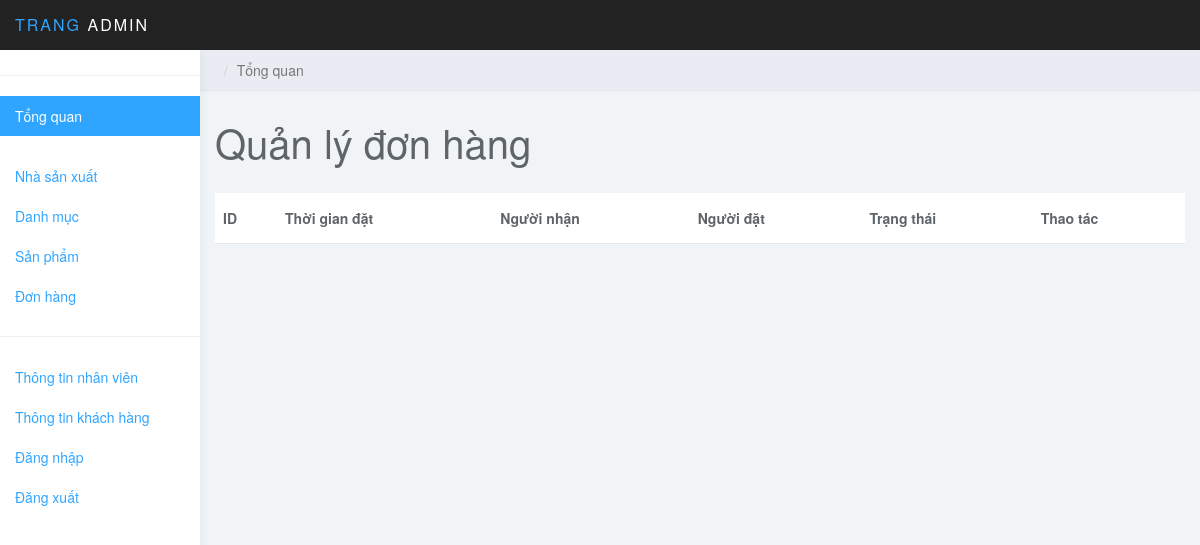
Page /admin/orders/index.php (signed in) on the earlier database version.
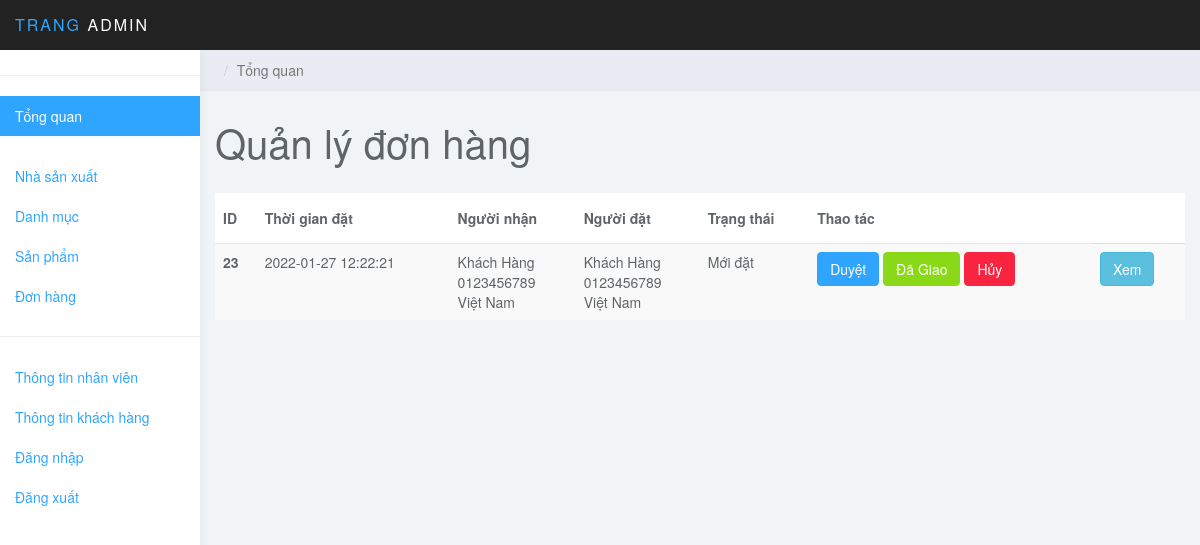
Same page on the later database version.
### tables this page shows
CREATE TABLE `orders` (
  `id` int(11) NOT NULL,
  `customer_id` int(11) NOT NULL,
  `employee_id` int(11) DEFAULT NULL,
  `created_at` timestamp NOT NULL DEFAULT CURRENT_TIMESTAMP ON UPDATE CURRENT_TIMESTAMP,
  `receiver_name` varchar(50) NOT NULL,
  `receiver_phone` varchar(15) NOT NULL,
  `receiver_address` text NOT NULL,
  `status` int(11) NOT NULL,
  `note` text,
  `total_price` float NOT NULL
);

CREATE TABLE `customers` (
  `id` int(11) NOT NULL,
  `name` varchar(50) NOT NULL,
  `phone` varchar(15) NOT NULL,
  `gender` int(11) NOT NULL,
  `address` text NOT NULL,
  `email` varchar(50) NOT NULL,
  `password` varchar(200) NOT NULL,
  `token` varchar(50) DEFAULT NULL
);

CREATE TABLE `order_status` (
  `id` int(11) NOT NULL,
  `name` varchar(20) NOT NULL
);

### admin/orders/index.php (the view, shortened to what this page needs)
<?php
include_once "../header.php";
include_once "../sidebar.php";
?>
<div class="col-sm-9 col-sm-offset-3 col-lg-10 col-lg-offset-2 main">
    <div class="row">
        <ol class="breadcrumb">
            <li class="active">Tổng quan</li>
        </ol>
    </div>
    <div class="row">
        <div class="col-lg-6">
            <h1 class="page-header">Quản lý đơn hàng</h1>
        </div>
    </div>
    <table class="table table-striped">
        <thead>
        <tr>
            <th scope="col">ID</th>
            <th scope="col">Thời gian đặt</th>
            <th>Người nhận</th>
            <th>Người đặt</th>
            <th>Trạng thái</th>
            <th>Thao tác</th>
        </tr>
        </thead>
        <tbody>
        <?php
        include_once "../connect.php";
        $sql = "SELECT orders.*,customers.name,customers.address,customers.phone , order_status.name as status_name FROM orders
        JOIN customers
        ON customers.id = orders.customer_id
        JOIN order_status
        ON order_status.id = orders.status
        ORDER BY orders.id DESC ";
        $row=mysqli_query($connect,$sql);
        foreach ($row as $each) {
        ?>
        <tr>
            <th scope="row"><?php echo $each["id"]?></th>
            <td><?php echo $each["created_at"]?></td>
            <td>
                <?php echo $each["receiver_name"]?>
                <br>
                <?php echo $each["receiver_phone"]?>
                <br>
                <?php echo $each["receiver_address"]?>
            </td>
            <td>
                <?php echo $each["name"]?>
                <br>
                <?php echo $each["phone"]?>
                <br>
                <?php echo $each["address"]?>
            </td>
            <td>
                <?php echo $each["status_name"]?>
            </td>
            <td>
                <?php if ($each["status"]==1 || $each["status"]==2) { ?>
                <a href="update.php?id=<?php echo $each["id"]?>&status=2"><button type="button" class="btn btn-primary">Duyệt</button></a>
                <a href="update.php?id=<?php echo $each["id"]?>&status=3"><button type="button" class="btn btn-success">Đã Giao</button></a>
                <a href="update.php?id=<?php echo $each["id"]?>&status=4"><button type="button" class="btn btn-danger">Hủy</button></a>
                 <?php  } ?>
            </td>
            <td>
                <a href="detail.php?id=<?php echo $each["id"]?>"><button type="button" class="btn btn-info">Xem</button></a>
            </td>
        </tr>
        <?php
            }
        ?>
        </tbody>
    </table>
    <?php
    include_once "../footer.php";
    ?>

Differences in the rows shown:
added orders: id "23", created_at "2022-01-27 12:22:21", receiver_name "Khách Hàng", receiver_phone "0123456789", receiver_address "Việt Nam", customer.name "Khách Hàng", customer.phone "0123456789", customer.address "Việt Nam", order_status.name "Mới đặt"
